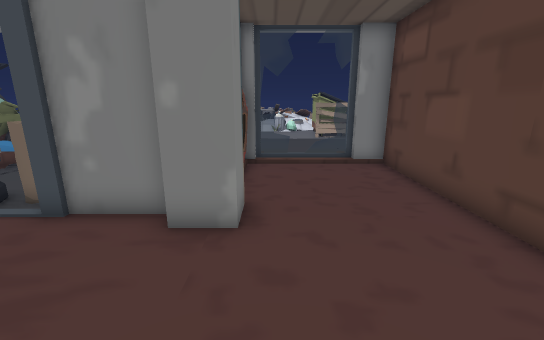
View 1 (above)

24 first-person views from a walk through a Unity game level. The camera is 1.2 m above the floor, tilts 14° down and sees 90° across. The floor is counted in squares, 0.5 m on a side. Each view is taken from the middle of a square. On the plan, view 1 faces up. The plan holds only what a view shows up to about 18 squares ahead; the rest is blank. The place goes on beyond the plan. The player is left out. Some animated figures are left out. Door leaves are left out, so doorways stand open. Some surface patterns are stand-ins.

View 2
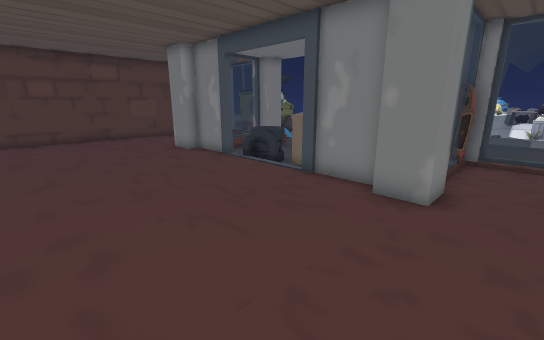

View 3
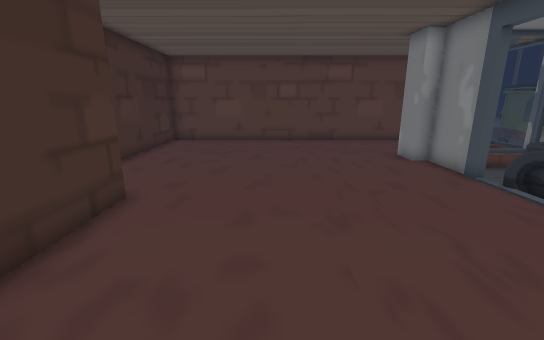

View 4
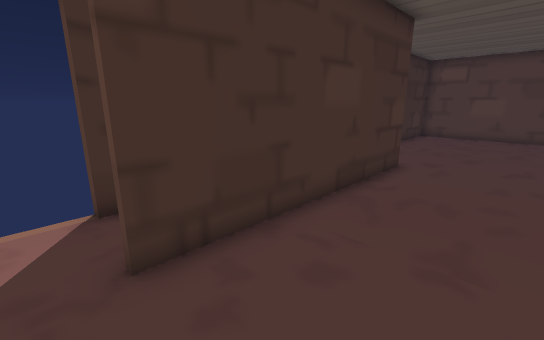

View 5
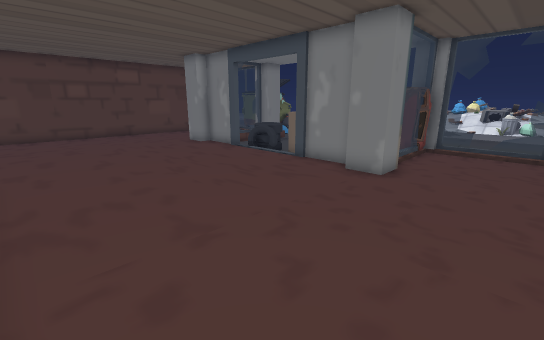

View 6
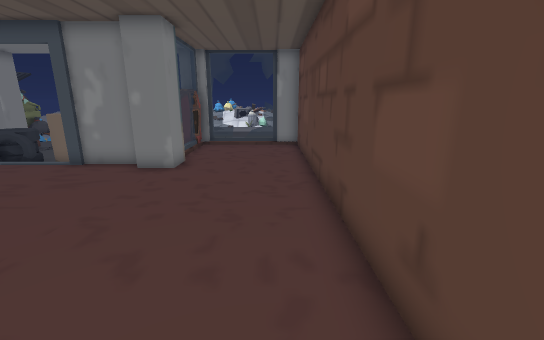

View 7
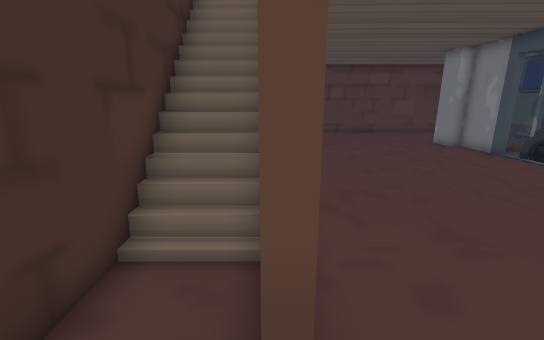

View 8
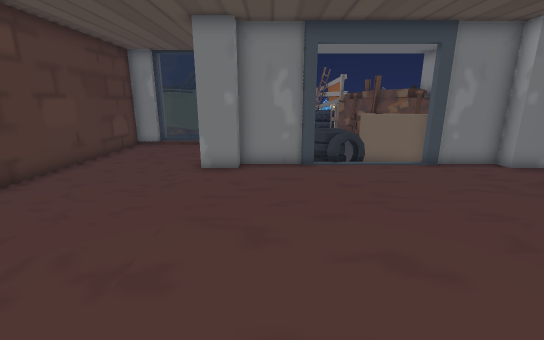

View 9
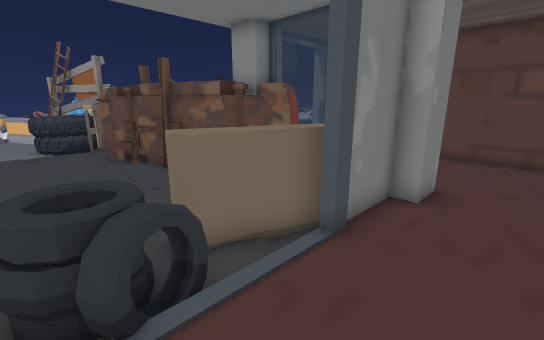

View 10
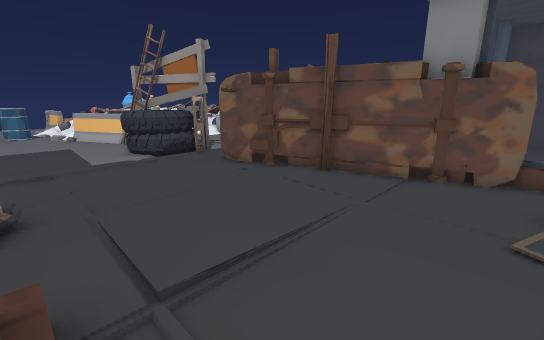

View 11
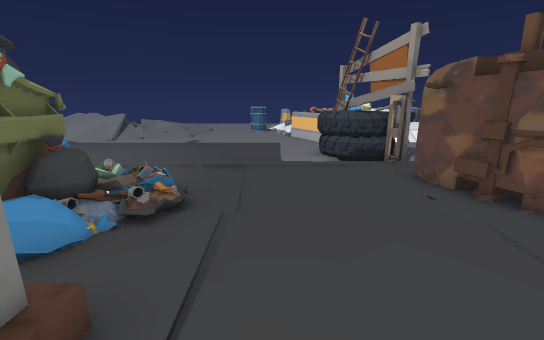

View 12
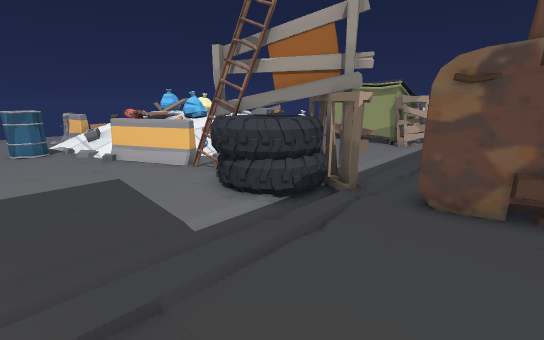

View 13
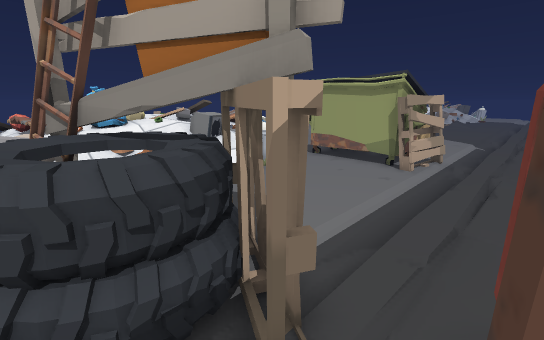

View 14
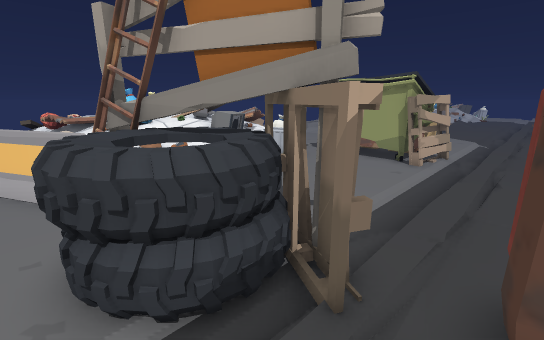

View 15
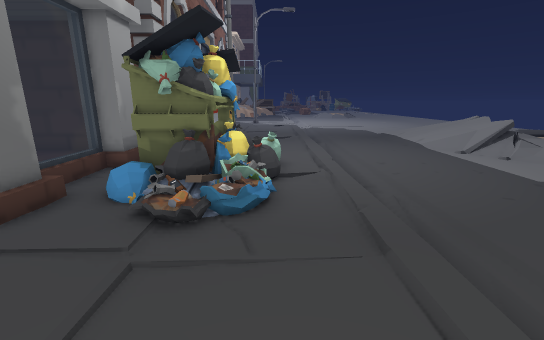

View 16
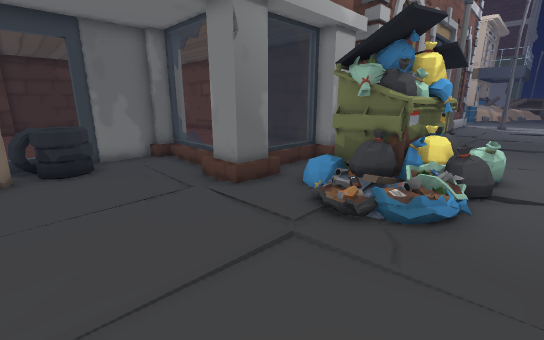

View 17
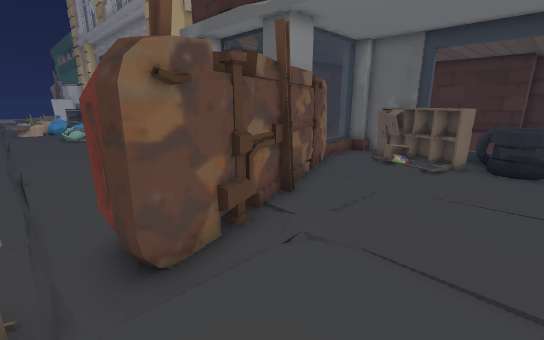

View 18
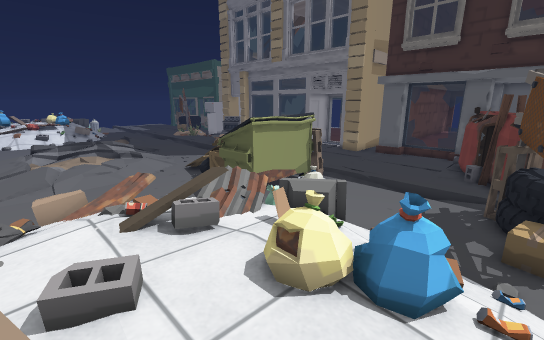

View 19
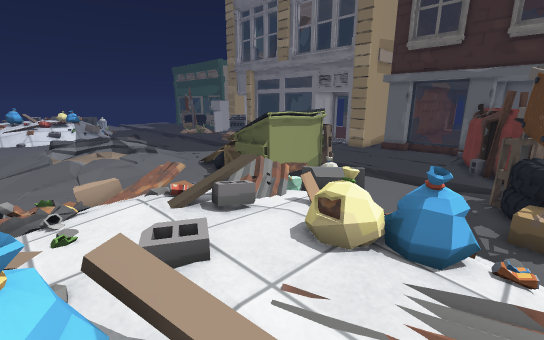

View 20
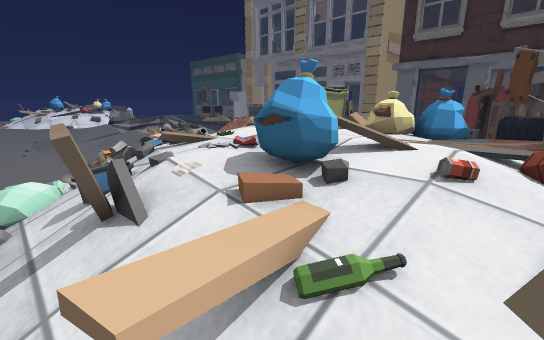

View 21
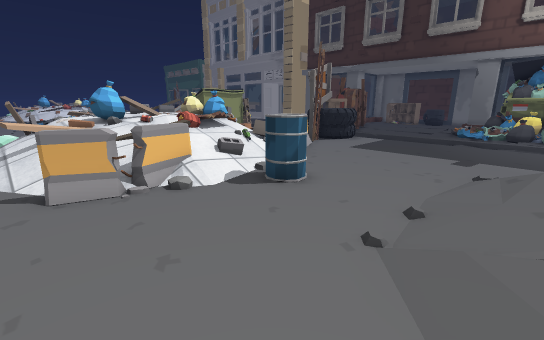

View 22
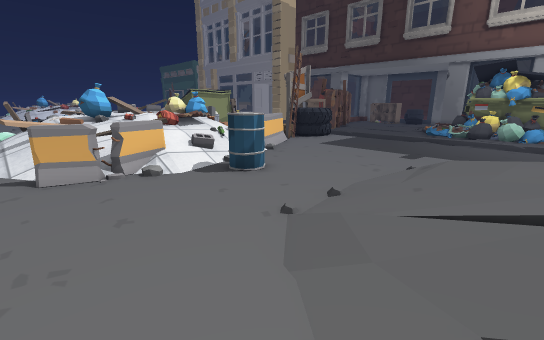

View 23
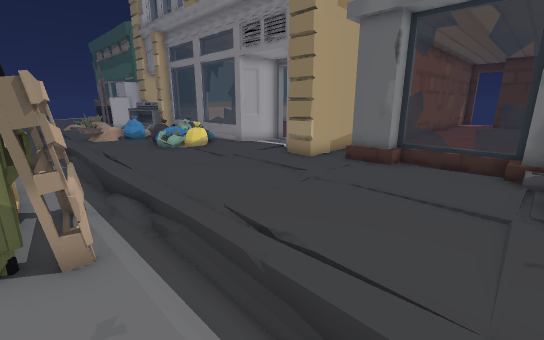

View 24
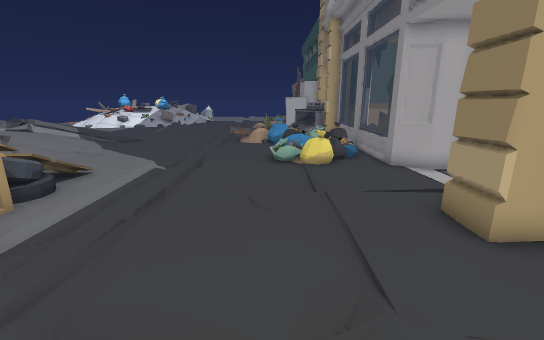

### Floor plan
Key: @ floor where view 1 was taken; # wall or solid block; x gap in a wall; . main floor; : floor 0.25 m higher than the main floor; - floor 0.25 m lower than the main floor; + floor 0.5 m higher than the main floor; * floor 0.75 m higher than the main floor; % floor 1 m higher than the main floor; & floor 1.25 m higher than the main floor; / step, stairs or slope; = window, fence, low wall or low ledge; ^ raised ledge; v drop or lower ground; U dumpster; R drawers; B barrel; A barrier; O other object.
Columns run from 19 left of view 1 to 17 right of it. Each row starts with its distance up from view 1.
 40 . .........../===+///+:  ............
 39   ........A ///++=/////..............
 38  .........A/++///*//////  .....:.::::
 37 ::........A/+**==#%////     ...::::
 36 :::.......A ///*==%/**/    ....:/:++/
 35 :::.......///*%////%%**//  ...::/+++/
 34 +:::...BB///*%%%%/%%%**+/  ...:++////
 33 ++::...BB///+/%%%%%//**/    ..:// /::
 32 ++:/.....///////&%%/////    ...:: ::/
 31 /+:/....../////=///=///    ....// : O
 30 /  /....../A//////////    .....:/+: =
 29 // ........A ////////   .......:::+/
 28 /..........AA.// /=v+/ ===......::+//
 27 ............A...  .==..###==///.:///:
 26 ............##O. ......#    /// .....
 25 ............=##........#      / .....
 24 ...........=^##........#    ///......
 23 ...........=^^##.......###=//........
 22 ...........x^^##.......#=x...........
 21 ---....-----x=##.------....------....
 20 ..............x......................
 19 ..............OO.....................
 18 .OOO..........OOO....................
 17 UUUU  :.......OOOO..............///..
 16 UUUUU  :......OOOO...............
 15  UUUU .........OOO..............OO
 14 UUUUU+.........OOOO..............
 13     ............OOO......###...../
 12 ##...###........OO#...#######..#=O==#
 11 ##====##........OO#=:/####   ..#
 10 #:::: =..........O#::::#  #   .#
  9 #:::: /..........O=::::#  #
  8 #:::: /...OORRRR..=::::#
  7 #:::::=...OORRRRR.=::::#
  6 #::::#####OO..#####::::#
  5 #::::###:::::::::##::::#
  4 #::::::::::::::::::::::#
  3 #::::::::::::::::::::::#
  2 #::::::::::::::::::::::#
  1 #::::::::::::::::::::::#
  0 #::::::::::::::::::@:::#
 -1 #::::::::::::::::::::::#
 -2 #::::::::::::::::::::::#
 -3 #::::::::::::::::::::::#
 -4 #::::::::::::::::::::::#
 -5 #:::::::::::=////#####:
 -6 #::::::::::  //////::::
 -7 ########     ########::
 -8                     #

Positions as (right, up) in squares from view 1, and headings:
1: (0, 0), facing up
2: (1, -2), facing up-left
3: (-1, -1), facing left
4: (3, -1), facing down-left
5: (3, -4), facing up-left
6: (3, -5), facing up
7: (3, -5), facing left
8: (-11, -5), facing up
9: (-9, 3), facing up-right
10: (-12, 9), facing up-right
11: (-10, 10), facing up
12: (-12, 17), facing up-right
13: (-7, 19), facing up-right
14: (-8, 19), facing up-right
15: (-7, 18), facing left
16: (-7, 19), facing down-left
17: (-9, 20), facing down-right
18: (-5, 35), facing down-right
19: (-5, 36), facing down-right
20: (-6, 40), facing down-right
21: (-17, 40), facing down-right
22: (-19, 40), facing down-right
23: (-1, 23), facing down-right
24: (2, 17), facing right
